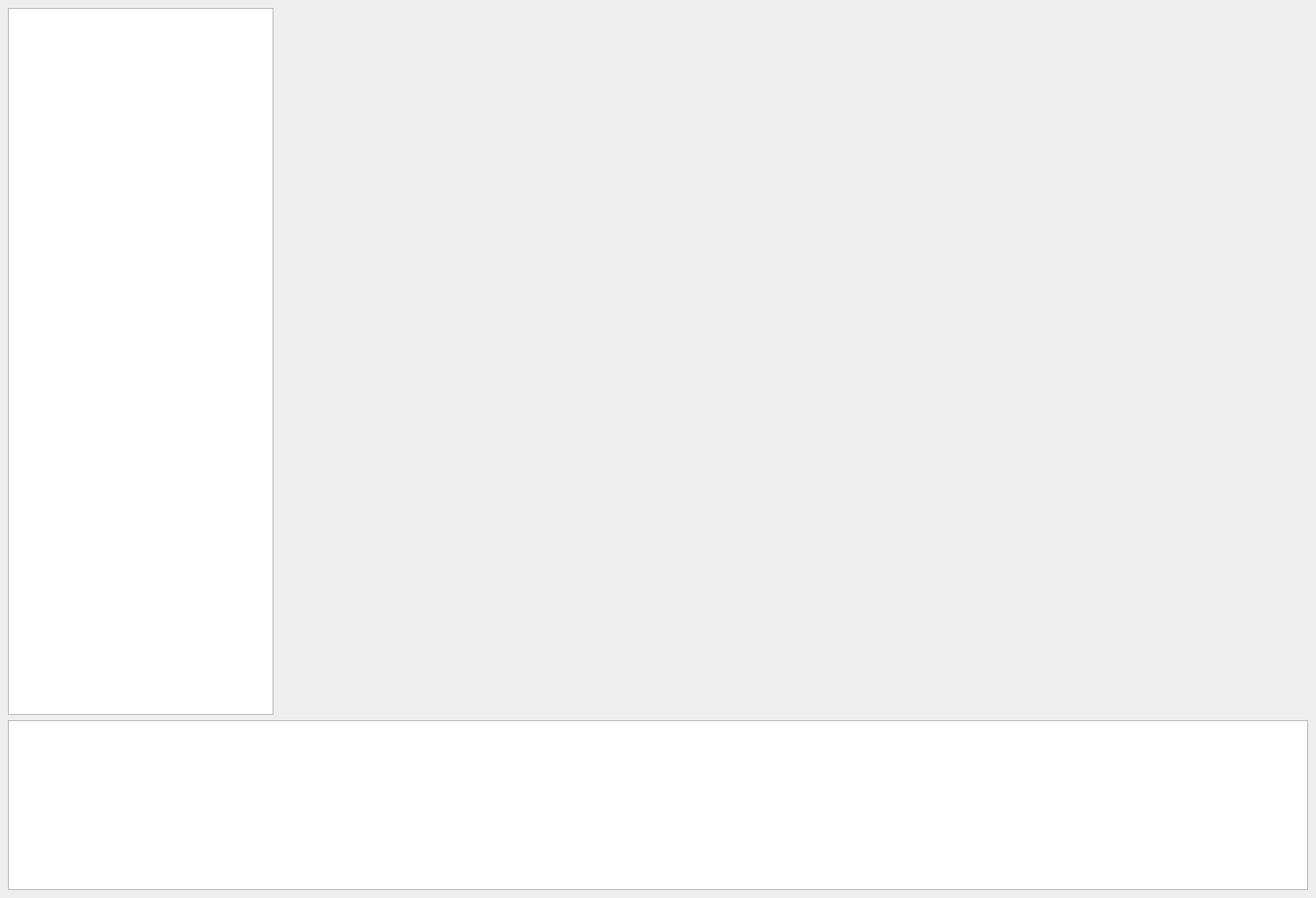
<?xml version="1.0" encoding="UTF-8"?>
<ui version="4.0">
 <class>MainWindow</class>
 <widget class="QMainWindow" name="MainWindow">
  <property name="geometry">
   <rect>
    <x>0</x>
    <y>0</y>
    <width>1487</width>
    <height>1015</height>
   </rect>
  </property>
  <property name="windowTitle">
   <string>MainWindow</string>
  </property>
  <widget class="QWidget" name="centralwidget">
   <layout class="QVBoxLayout" name="verticalLayout">
    <item>
     <layout class="QHBoxLayout" name="horizontalLayout">
      <item>
       <widget class="QListWidget" name="lst_selection">
        <property name="minimumSize">
         <size>
          <width>300</width>
          <height>0</height>
         </size>
        </property>
        <property name="maximumSize">
         <size>
          <width>300</width>
          <height>16777215</height>
         </size>
        </property>
        <property name="selectionMode">
         <enum>QAbstractItemView::ExtendedSelection</enum>
        </property>
       </widget>
      </item>
      <item>
       <widget class="QLabel" name="lbl_image">
        <property name="sizePolicy">
         <sizepolicy hsizetype="Expanding" vsizetype="Preferred">
          <horstretch>0</horstretch>
          <verstretch>0</verstretch>
         </sizepolicy>
        </property>
        <property name="text">
         <string/>
        </property>
       </widget>
      </item>
     </layout>
    </item>
    <item>
     <layout class="QHBoxLayout" name="horizontalLayout_2">
      <item>
       <widget class="QPlainTextEdit" name="txt_command">
        <property name="sizePolicy">
         <sizepolicy hsizetype="Expanding" vsizetype="Preferred">
          <horstretch>0</horstretch>
          <verstretch>0</verstretch>
         </sizepolicy>
        </property>
        <property name="font">
         <font>
          <family>Source Code Pro</family>
         </font>
        </property>
       </widget>
      </item>
     </layout>
    </item>
   </layout>
  </widget>
 </widget>
 <resources/>
 <connections/>
</ui>
